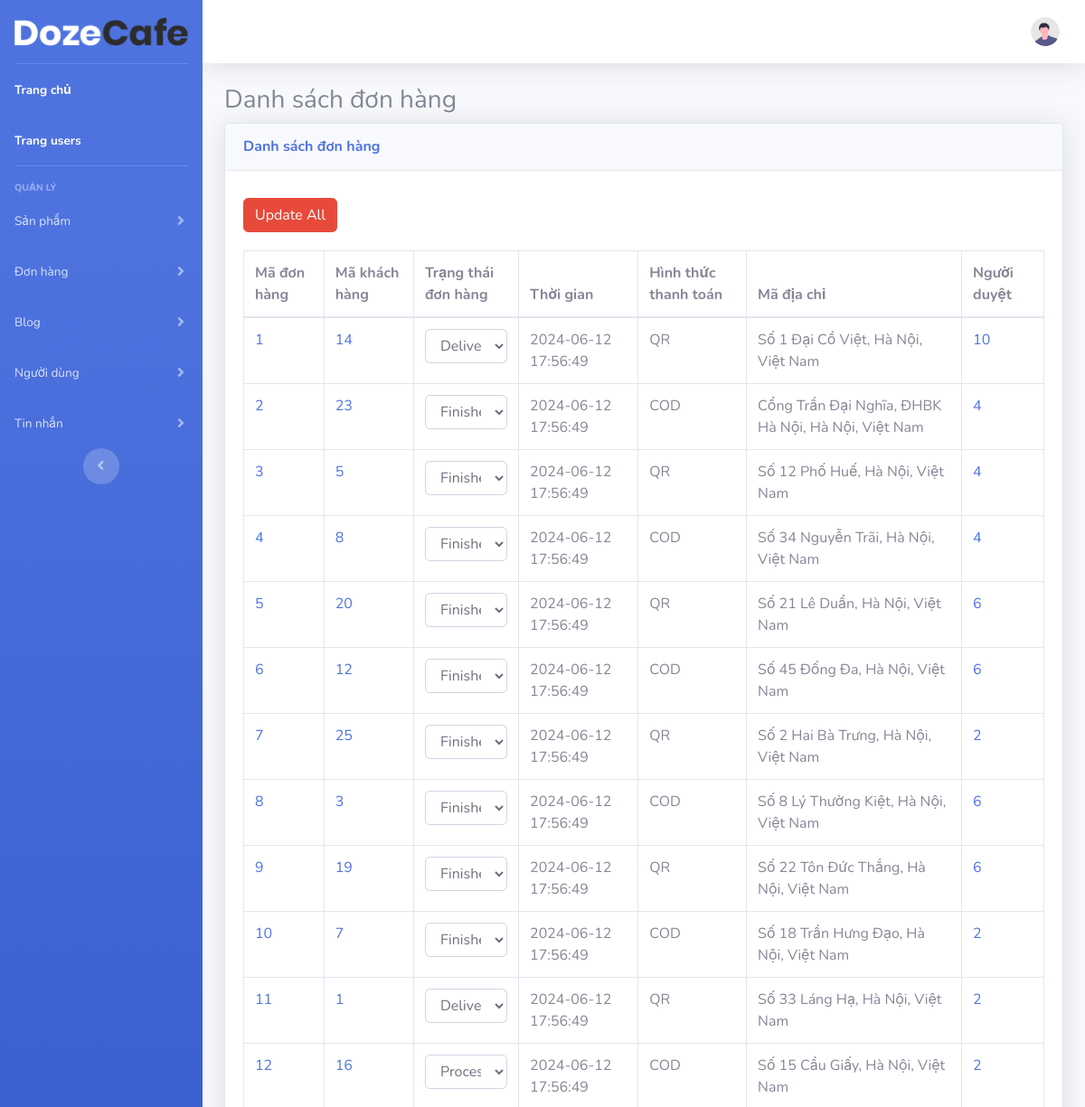
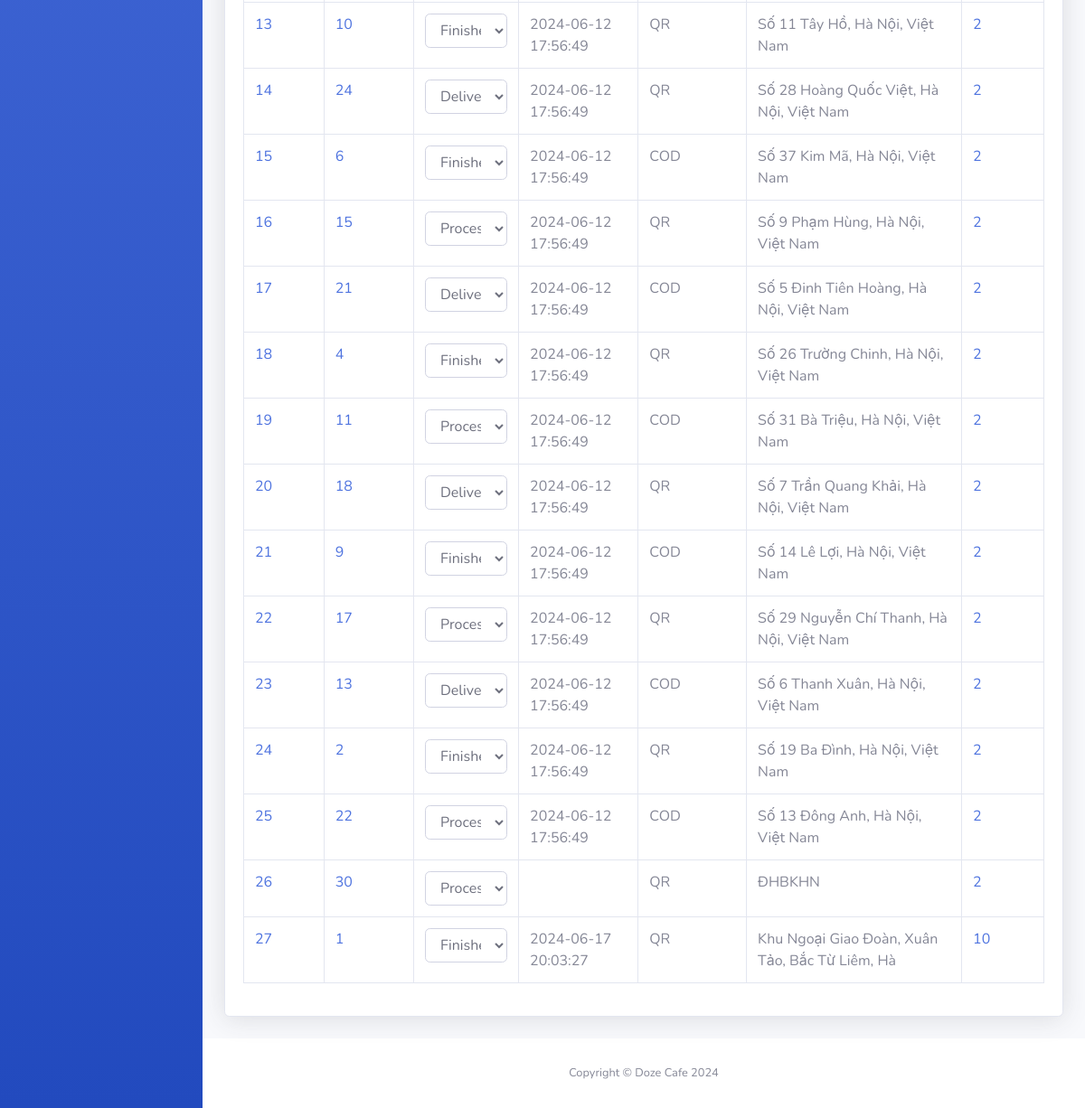
/admin_page/lietkedonhang.php, run on an earlier commit of the app's database (2 pictures, top to bottom).
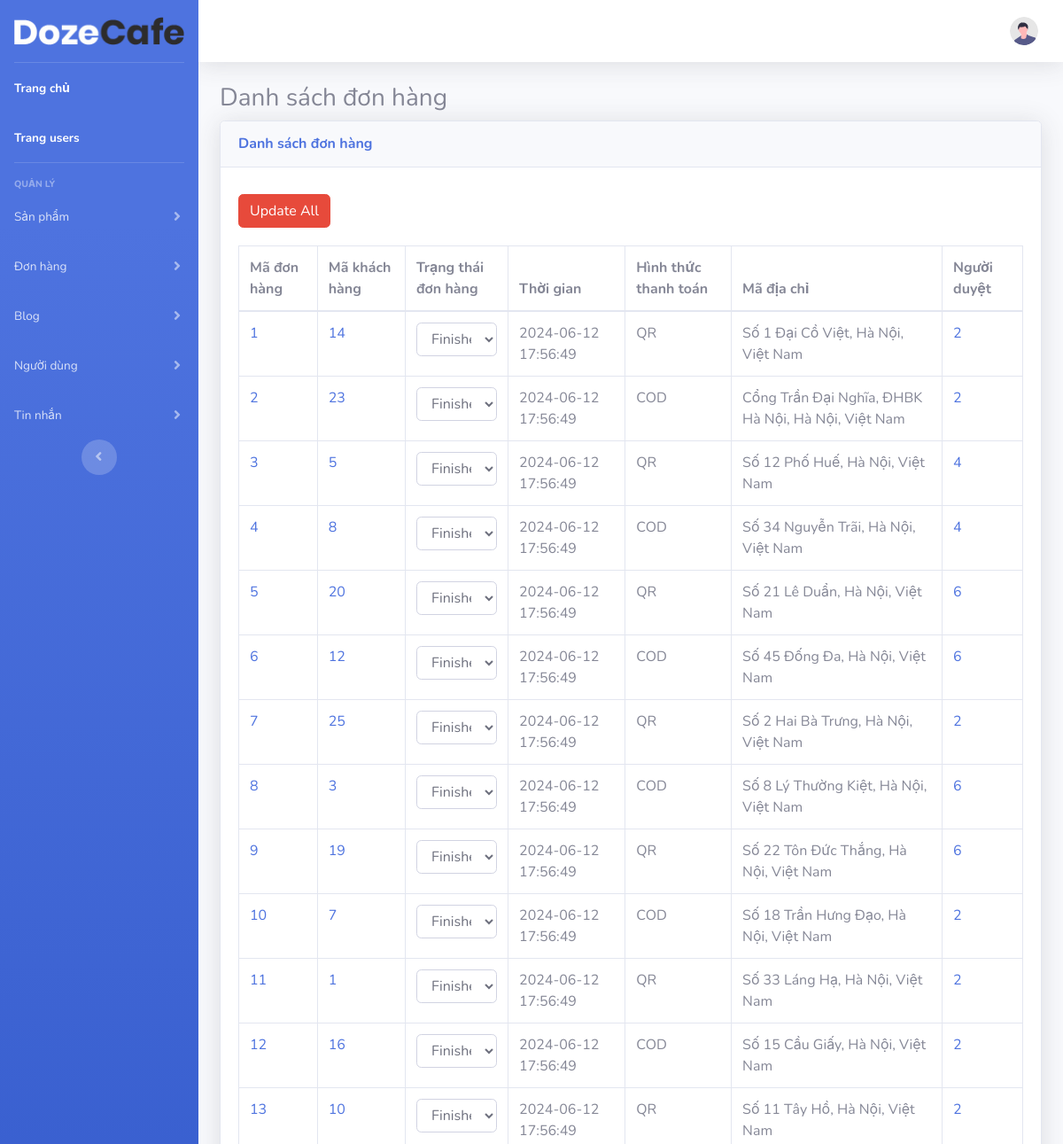
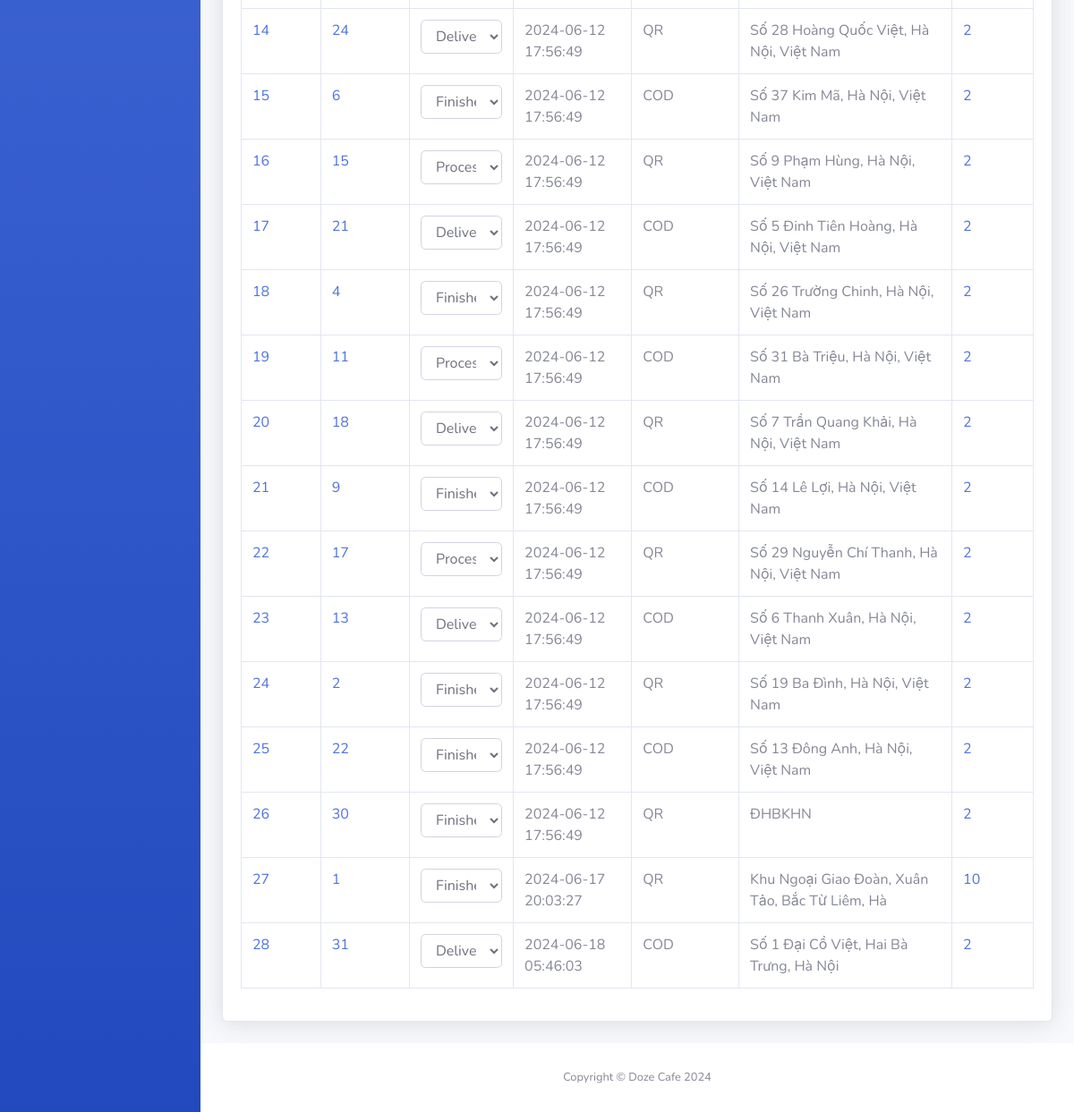
And on a later commit of the database (2 pictures, top to bottom).
### tables this page shows
CREATE TABLE `orders` (
  `orders_id` int(11) NOT NULL,
  `users_id` int(11) NOT NULL,
  `admins_id` int(11) DEFAULT NULL,
  `status` enum('finished','processing','delivered') DEFAULT NULL,
  `payment_method` enum('QR','COD') DEFAULT NULL,
  `created_at` datetime DEFAULT NULL,
  `address` varchar(300) NOT NULL
);

### admin_page/lietkedonhang.php (the view, shortened to what this page needs)
<?php include("includes/header.php"); ?>
<div>
    <h3>Danh sách đơn hàng</h3>
    <div class="card shadow mb-4">
        <div class="card-header py-3">
            <h6 class="m-0 font-weight-bold text-primary">Danh sách đơn hàng</h6>
        </div>
        <div class="card-body">
            <form action="update_order_status.php" method="POST">
            <button type="submit" class="btn btn-danger btn-margin">Update All</button>
                <div class="table-responsive">
                    <table class="table table-bordered" id="dataTable" width="100%" cellspacing="0">
                        <thead>
                            <tr>
                                <th>Mã đơn hàng</th>
                                <th>Mã khách hàng</th>
                                <th>Trạng thái đơn hàng</th>
                                <th>Thời gian</th>
                                <th>Hình thức thanh toán</th>
                                <th>Mã địa chỉ</th>
                                <th>Người duyệt</th>
                            </tr>
                        </thead>
                        <tbody>
                        <?php
                            require("db/conn.php");
                            $sql_str = "SELECT * from orders";
                            $result = mysqli_query($conn, $sql_str);
                            while ($row = mysqli_fetch_assoc($result)) {
                        ?>
                            <tr>
                                <td>
                                    <a href='orders_info.php?orders_id=<?= htmlspecialchars($row['orders_id']) ?>'>
                                        <?= htmlspecialchars($row['orders_id']) ?>
                                    </a>
                                </td>
                                <td>
                                    <a href='users_info.php?users_id=<?= htmlspecialchars($row['users_id']) ?>'>
                                        <?= htmlspecialchars($row['users_id']) ?>
                                    </a>
                                </td>
                                <td>
                                    <select name="status[<?= $row['orders_id'] ?>]" class="form-control">
                                        <option value="processing" <?= ($row['status'] == 'processing') ? 'selected' : '' ?>>Processing</option>
                                        <option value="finished" <?= ($row['status'] == 'finished') ? 'selected' : '' ?>>Finished</option>
                                        <option value="delivered" <?= ($row['status'] == 'delivered') ? 'selected' : '' ?>>Delivered</option>
                                    </select>
                                </td>
                                <td><?= htmlspecialchars($row['created_at']) ?></td>
                                <td><?= htmlspecialchars($row['payment_method']) ?></td>
                                <td><?= htmlspecialchars($row['address']) ?></td>
                                <td>
                                    <a href='nguoiduyet.php?admins_id=<?= htmlspecialchars($row['admins_id']) ?>'>
                                        <?= htmlspecialchars($row['admins_id']) ?>
                                    </a>
                                </td>
                            </tr>
                        <?php
                            }
                        ?>
                        </tbody>
                    </table>
                </div>
            </form>
        </div>
    </div>
</div>
<?php include("includes/footer.php"); ?>

### admin_page/includes/header.php (shortened to what this page needs)
<!DOCTYPE html>
<html lang="en">
<head>
    <link href="vendor/fontawesome-free/css/all.min.css" rel="stylesheet" type="text/css">
    <link href="css/sb-admin-2.min.css" rel="stylesheet">
</head>
<body id="page-top">
    <div id="wrapper">
        <?php include("includes/sidebar.php"); ?>
        <div id="content-wrapper" class="d-flex flex-column">
            <div id="content">
<?php include("includes/topbar.php"); ?>
                <div class="container-fluid">

### admin_page/includes/sidebar.php (shortened to what this page needs)
   <ul class="navbar-nav bg-gradient-primary sidebar sidebar-dark accordion" id="accordionSidebar">
<a class="sidebar-brand d-flex align-items-center justify-content-center" href="index.php">
    <div class="sidebar-brand-icon">
        <img src = "img/logo.png" class="img-fluid" alt="Responsive image">
    </div>
</a>
<hr class="sidebar-divider my-0">
<li class="nav-item active">
    <a class="nav-link" href="index.php">
        <span>Trang chủ</span></a>
</li>
<li class="nav-item active">
    <a class="nav-link" href="../user_page/frontend/index.php">
        <span>Trang users</span></a>
</li>
<hr class="sidebar-divider">
<div class="sidebar-heading">
    Quản lý
</div>
<li class="nav-item">
    <a class="nav-link collapsed" href="#" data-toggle="collapse" data-target="#collapseProduct"
        aria-expanded="false" aria-controls="collapseProduct">
        <span>Sản phẩm</span>
    </a>
</li>
<li class="nav-item">
    <a class="nav-link collapsed" href="#" data-toggle="collapse" data-target="#collapseOrders"
        aria-expanded="false" aria-controls="collapseOrders">
        <span>Đơn hàng</span>
    </a>
</li>
<li class="nav-item">
    <a class="nav-link collapsed" href="#" data-toggle="collapse" data-target="#collapseBlog"
        aria-expanded="false" aria-controls="collapseBlog">
        <span>Blog</span>
    </a>
</li>
<li class="nav-item">
    <a class="nav-link collapsed" href="#" data-toggle="collapse" data-target="#collapseUsers"
        aria-expanded="false" aria-controls="collapseUsers">
        <span>Người dùng</span>
    </a>
</li>
<li class="nav-item">
    <a class="nav-link collapsed" href="#" data-toggle="collapse" data-target="#collapseMessages"
        aria-expanded="false" aria-controls="collapseMessages">
        <span>Tin nhắn</span>
    </a>
</li>
<div class="text-center d-none d-md-inline">
    <button class="rounded-circle border-0" id="sidebarToggle"></button>
</div>
</ul>

### admin_page/includes/topbar.php (shortened to what this page needs)
<nav class="navbar navbar-expand navbar-light bg-white topbar mb-4 static-top shadow">
<ul class="navbar-nav ml-auto">
<li class="nav-item dropdown no-arrow">
<a class="nav-link dropdown-toggle" href="#" id="userDropdown" role="button"
    data-toggle="dropdown" aria-haspopup="true" aria-expanded="false">
    <img class="img-profile rounded-circle"
        src="img/undraw_profile.svg">
</a>
</li>
</ul>
</nav>

### admin_page/includes/footer.php (shortened to what this page needs)
</div>
</div>
            <footer class="sticky-footer bg-white">
                <div class="container my-auto">
                    <div class="copyright text-center my-auto">
                        <span>Copyright &copy; Doze Cafe 2024</span>
                    </div>
                </div>
            </footer>
        </div>
    </div>
</body>
</html>

### admin_page/lietkedonhang.php (style rules this page uses)
.table-responsive { overflow-x: auto; }
.btn-margin { margin-top: 10px; margin-bottom: 20px; }

What changed in the data, as far as the page shows it:
changed orders "Số 1 Đại Cồ Việt, Hà Nội, Việt Nam": status+orders_id "Delivered" → "Finished"; admins "10" → "2"
changed orders "Cổng Trần Đại Nghĩa, ĐHBK Hà Nội, Hà Nội, Việt Nam": admins "4" → "2"
changed orders "Số 33 Láng Hạ, Hà Nội, Việt Nam": status+orders_id "Delivered" → "Finished"
changed orders "Số 15 Cầu Giấy, Hà Nội, Việt Nam": status+orders_id "Processing" → "Finished"
changed orders "Số 13 Đông Anh, Hà Nội, Việt Nam": status+orders_id "Processing" → "Finished"
changed orders "ĐHBKHN": status+orders_id "Processing" → "Finished"; created_at (not shown) → "2024-06-12 17:56:49"
added orders: orders_id "28", users "31", status+orders_id "Delivered", created_at "2024-06-18 05:46:03", payment_method "COD", address "Số 1 Đại Cồ Việt, Hai Bà Trưng, Hà Nội", admins "2"
